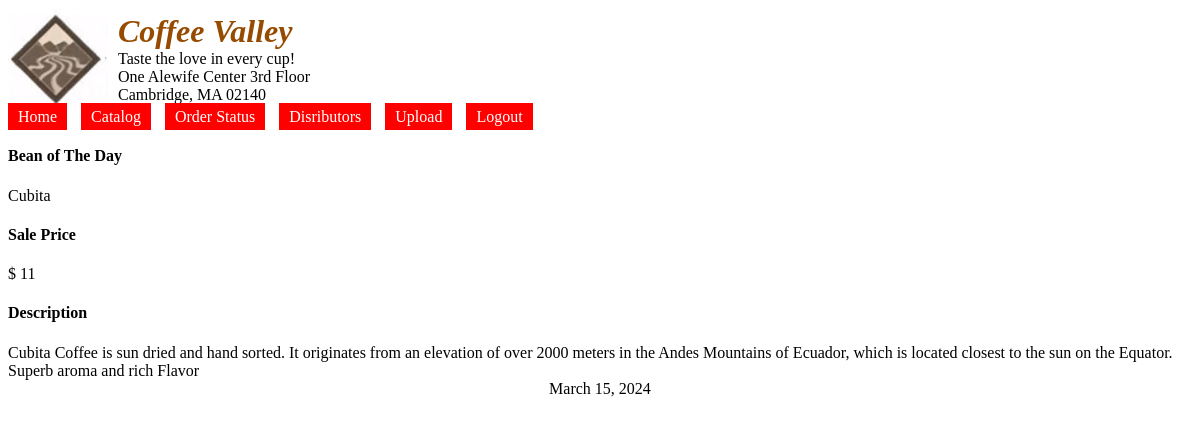
/index.php (signed in), run on the app's committed database.
### tables this page shows
CREATE TABLE IF NOT EXISTS `beans` (
  `id` int NOT NULL,
  `name` varchar(50) DEFAULT NULL,
  `description` text,
  `price` double DEFAULT NULL,
  PRIMARY KEY (`id`)
);

CREATE TABLE IF NOT EXISTS `daily_beans` (
  `id` int NOT NULL AUTO_INCREMENT,
  `beans_id` int DEFAULT NULL,
  `sale_price` double DEFAULT NULL,
  PRIMARY KEY (`id`),
  KEY `FK__beans` (`beans_id`),
  CONSTRAINT `FK__beans` FOREIGN KEY (`beans_id`) REFERENCES `beans` (`id`) ON DELETE CASCADE ON UPDATE CASCADE
);

### index.php (the view, shortened to what this page needs)
<?php
require('koneksi.php');
$query = 'SELECT b.name, b.description, db.sale_price
FROM beans AS b
INNER JOIN daily_beans AS db
ON b.id = db.beans_id;';
$data = mysqli_query($conn, $query);
require "header.php";
if (mysqli_num_rows($data) > 0) { ?>
    <?php
    $rows = [];
    while ($row = mysqli_fetch_array($data)) {
        $rows[] = $row;
    }
    $databean = $rows[0]
    ?>
    <h4>Bean of The Day</h4>
    <p><?= $databean['name']; ?></p>
    <h4>Sale Price</h4>
    <p>$ <?= $databean['sale_price']; ?></p>
    <h4>Description</h4>
    <p><?= $databean['description']; ?></p>
<?php
}
require "footer.php";
?>

### assets/styles/main.css (style rules this page uses)
h1, p { margin: 0; }

### data on the page
beans: name "Cubita", description "Cubita Coffee is sun dried and hand sorted. It originates from an elevation of over 2000 meters in the Andes Mountains of Ecuador, which is located closest to the sun on the Equator. Superb aroma and rich Flavor"
daily_beans: sale_price "11"
